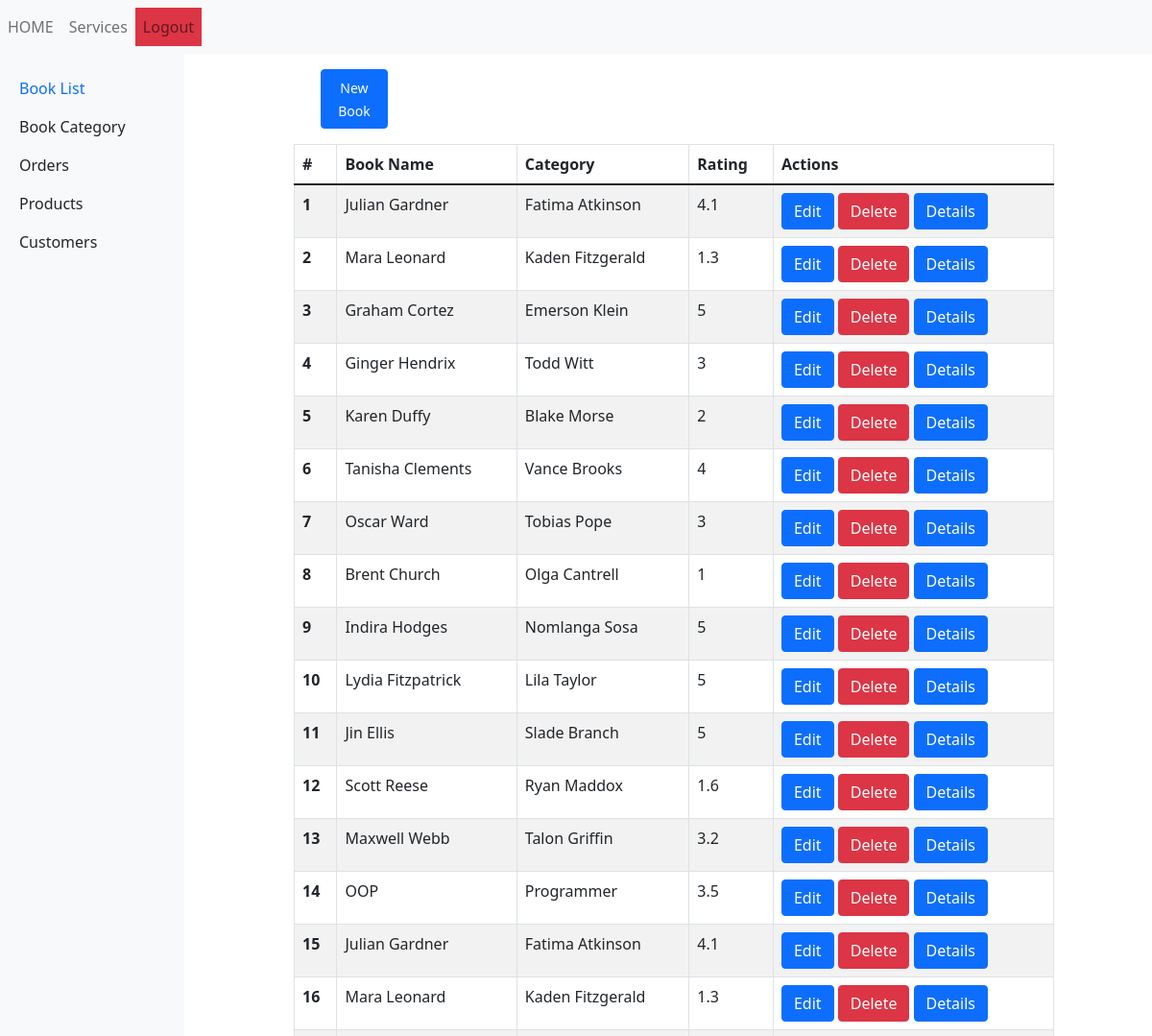
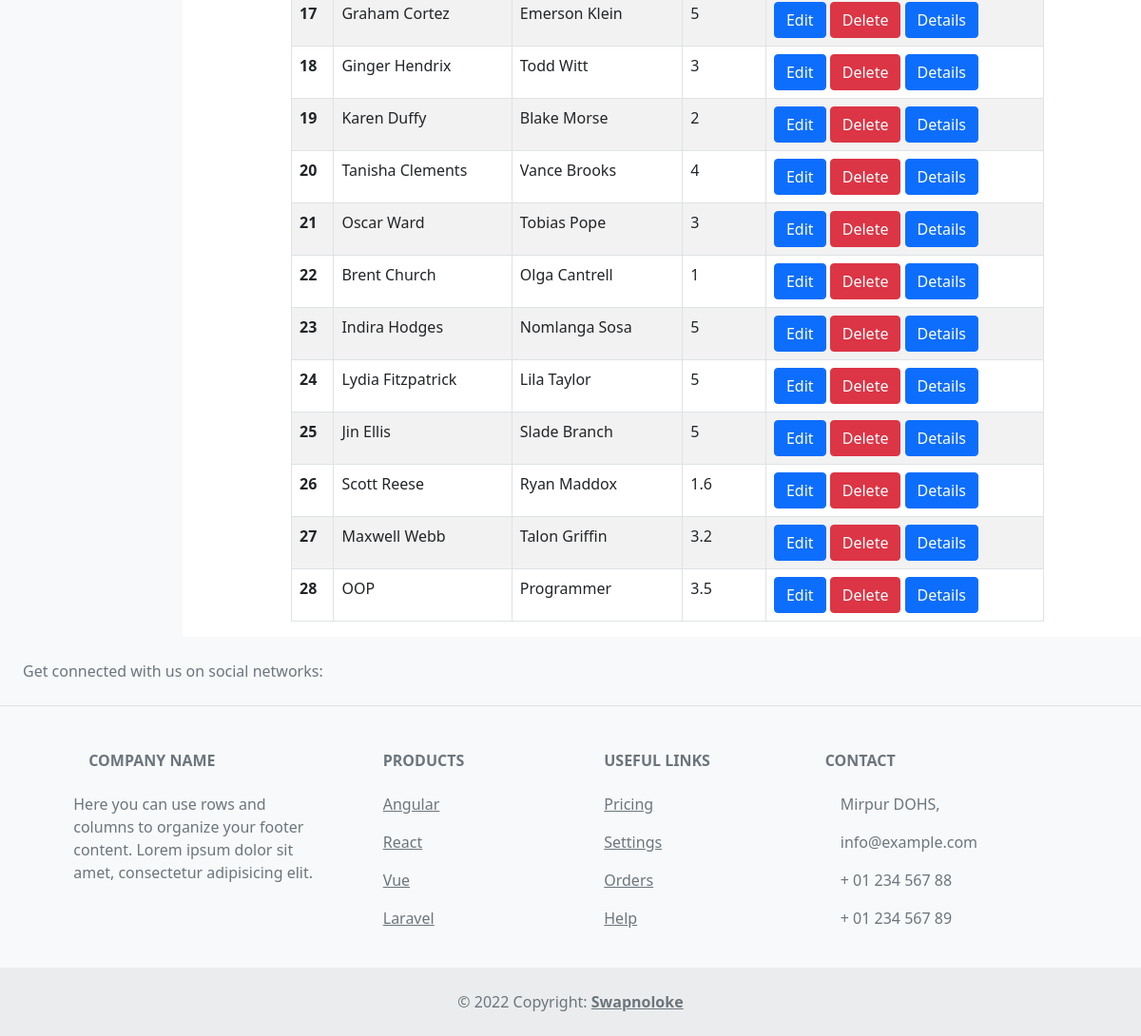
/officeFile/index.php, run on the app's committed database (2 pictures, top to bottom).
### tables this page shows
CREATE TABLE `books` (
  `id` int(12) UNSIGNED NOT NULL,
  `name` varchar(255) NOT NULL,
  `author` varchar(255) NOT NULL,
  `rating` varchar(255) DEFAULT NULL,
  `publish_date` date DEFAULT current_timestamp(),
  `details` varchar(255) DEFAULT NULL,
  `user_id` int(12) DEFAULT NULL,
  `category_id` int(12) DEFAULT NULL
);

### officeFile/classes/Book.php (called while the page is built, shortened)
<?php
require_once 'Database.php';
class Book {
    private $conn;
    public function __construct() {
        $this->conn = new Database();
    }
    function index($col, $table) {
        $result = $this->conn->select($col, $table);
        return $result;
    }
}

### officeFile/classes/Database.php (called while the page is built, shortened)
<?php
class Database {
    private $host = "localhost";
    private $user = "root";
    private $password = "";
    private $dbName = "tuhin";
    protected $conn;
    public function __construct() {
        $this->conn = new mysqli($this->host, $this->user, $this->password, $this->dbName);
    }
    function select($colmns = ['columnName1', 'columnName2'], $table, $where = ["key" => 'value']) {
        $colmns = $this->getCol($colmns);
        $where = $this->checkWhere($where);
        $sql = "SELECT " . $colmns . " FROM " . $table.$where;
        $result = $this->conn->query($sql);
        return $result;
    }
    private function getCol($colmns) {
        if (!empty($colmns)) {
            if (is_array($colmns) && $colmns !== ['columnName1', 'columnName2']) {
                $sql = implode(",", $colmns);
                return $sql;
            } else {
                return "*";
            }
        } else {
            return '*';
        }
    }
    private function checkWhere($where)
    {
        if (!empty($where) && is_array($where) && $where !== ["key" => 'value']) {
            $sql = " WHERE ";
            $count = 1;
            foreach ($where as $key => $value) {
                if ($count == count($where)) {
                    $sql .= $key . " = '" . $value . "'";
                } else {
                    $sql .= $key . " = '" . $value . "' AND ";
                }
                $count++;
            }
            return $sql;
        } else {
            return '';
        }
    }
}

### officeFile/index.php (the view, shortened to what this page needs)
<?php
require_once './views/layout/header.php';
require_once './classes/Book.php';
$objbook = new Book();
$books = $objbook->index("*", 'books');
?>
<div class="row m-3">
    <div class="col-7">
        <a href="addbooks.php" class="btn btn-primary float-right col-2"><small>New Book</small></a>
    </div>
</div>
<table class="table table-striped table-bordered nowrap text-left" id="bookTable">
    <thead>
        <tr>
            <th>#</th>
            <th>Book Name</th>
            <th>Category</th>
            <th>Rating</th>
            <th>Actions</th>
        </tr>
    </thead>
    <tbody>
        <?php foreach ($books as $key => $book) { ?>
            <tr>
                <th><?= ++$key; ?></th>
                <td><?= $book['name'] ?> </td>
                <td><?= $book['author'] ?> </td>
                <td>
                    <?= $book['rating']
                    ?>
                </td>
                <td>
                    <a href="<?php echo 'bookedit.php?id=' . $book['id'] ?>"class="btn btn-primary col">Edit</a>
                    <a href="<?php echo 'bookdelete.php?id=' . $book['id'] ?>" class="btn btn-danger col">Delete</a>
                    <button type="button" onclick="myfunc(this)" value="<?= $book['id'] ?>" class="btn btn-primary" data-bs-toggle="modal" data-bs-target="#exampleModal">
                        Details
                    </button>
                </td>
            </tr>
        <?php } ?>
    </tbody>
</table>
<?php
require_once './Views/layout/footer.php';
?>

### officeFile/views/layout/header.php (shortened to what this page needs)
<!DOCTYPE html>
<html lang="en">
    <head>
        <link href="https://cdn.jsdelivr.net/npm/bootstrap@5.1.3/dist/css/bootstrap.min.css" rel="stylesheet">
        <link href="https://cdn.datatables.net/1.11.3/css/jquery.dataTables.min.css" rel="stylesheet">
    </head>
    <body >
        <div>
            <div class="row">
                <div class="navbar navbar-expand-lg navbar-light bg-light">
                    <div class="collapse navbar-collapse ">
                        <ul class="navbar-nav mr-auto">
                            <li class="crumb nav-item"><a class="nav-link" href="index.php">HOME </a></li>
                            <li class="crumb"><a class="nav-link" href="">Services </a></li>
                            <li class="crumb main_logout">
                                <a class="nav-link float-left btn-danger" href="logout.php">Logout</a>
                            </li>
                        </ul>
                    </div>
                </div>
                <div class="container">
                    <div class="row">
                        <div class="d-flex flex-column flex-shrink-0 p-3 bg-light col-2">
                            <ul class="nav nav-pills flex-column mb-auto">
                                <li class="nav-item">
                                    <a href="/crudoop/views/book/index.php" class="nav-link" aria-current="page">
                                        Book List
                                    </a>
                                </li>
                                <li>
                                    <a href="category.php" class="nav-link link-dark">
                                        Book Category
                                    </a>
                                </li>
                                <li>
                                    <a href="#" class="nav-link link-dark">
                                        Orders
                                    </a>
                                </li>
                                <li>
                                    <a href="#" class="nav-link link-dark">
                                        Products
                                    </a>
                                </li>
                                <li>
                                    <a href="#" class="nav-link link-dark">
                                        Customers
                                    </a>
                                </li>
                            </ul>
                        </div>
                        <div class="col-8 mx-auto">

### officeFile/views/layout/footer.php (shortened to what this page needs)
</div>
</div>
</div>
<footer class="text-center text-lg-start bg-light text-muted">
  <section
    class="d-flex justify-content-center justify-content-lg-between p-4 border-bottom"
  >
    <div class="me-5 d-none d-lg-block">
      <span>Get connected with us on social networks:</span>
    </div>
    <div>
    </div>
  </section>
  <section class="">
    <div class="container text-center text-md-start mt-5">
      <div class="row mt-3">
        <div class="col-md-3 col-lg-4 col-xl-3 mx-auto mb-4">
          <h6 class="text-uppercase fw-bold mb-4">
            <i class="fas fa-gem me-3"></i>Company name
          </h6>
          <p>
            Here you can use rows and columns to organize your footer content. Lorem ipsum
            dolor sit amet, consectetur adipisicing elit.
          </p>
        </div>
        <div class="col-md-2 col-lg-2 col-xl-2 mx-auto mb-4">
          <h6 class="text-uppercase fw-bold mb-4">
            Products
          </h6>
          <p>
            <a href="#!" class="text-reset">Angular</a>
          </p>
          <p>
            <a href="#!" class="text-reset">React</a>
          </p>
          <p>
            <a href="#!" class="text-reset">Vue</a>
          </p>
          <p>
            <a href="#!" class="text-reset">Laravel</a>
          </p>
        </div>
        <div class="col-md-3 col-lg-2 col-xl-2 mx-auto mb-4">
          <h6 class="text-uppercase fw-bold mb-4">
            Useful links
          </h6>
          <p>
            <a href="#!" class="text-reset">Pricing</a>
          </p>
          <p>
            <a href="#!" class="text-reset">Settings</a>
          </p>
          <p>
            <a href="#!" class="text-reset">Orders</a>
          </p>
          <p>
            <a href="#!" class="text-reset">Help</a>
          </p>
        </div>
        <div class="col-md-4 col-lg-3 col-xl-3 mx-auto mb-md-0 mb-4">
          <h6 class="text-uppercase fw-bold mb-4">
            Contact
          </h6>
          <p><i class="fas fa-home me-3"></i> Mirpur DOHS, </p>
          <p>
            info@example.com
          </p>
          <p><i class="fas fa-phone me-3"></i> + 01 234 567 88</p>
          <p><i class="fas fa-print me-3"></i> + 01 234 567 89</p>
        </div>
      </div>
    </div>
  </section>
  <div class="text-center p-4" style="background-color: rgba(0, 0, 0, 0.05);">
    © <?=date('Y')?> Copyright:
    <a class="text-reset fw-bold" href="https://www.swapnoloke.com/">Swapnoloke</a>
  </div>
</footer>
</div>
</div>
</body>
</html>

### data on the page
books: name "Julian Gardner", author "Fatima Atkinson", rating "4.1", $book['id'] 6 (drawn)
books: name "Mara Leonard", author "Kaden Fitzgerald", rating "1.3", $book['id'] 11 (drawn)
books: name "Graham Cortez", author "Emerson Klein", rating "5", $book['id'] 13 (drawn)
books: name "Ginger Hendrix", author "Todd Witt", rating "3", $book['id'] 14 (drawn)
books: name "Karen Duffy", author "Blake Morse", rating "2", $book['id'] 15 (drawn)
books: name "Tanisha Clements", author "Vance Brooks", rating "4", $book['id'] 16 (drawn)
books: name "Oscar Ward", author "Tobias Pope", rating "3", $book['id'] 17 (drawn)
books: name "Brent Church", author "Olga Cantrell", rating "1", $book['id'] 18 (drawn)
books: name "Indira Hodges", author "Nomlanga Sosa", rating "5", $book['id'] 19 (drawn)
books: name "Lydia Fitzpatrick", author "Lila Taylor", rating "5", $book['id'] 21 (drawn)
books: name "Jin Ellis", author "Slade Branch", rating "5", $book['id'] 22 (drawn)
books: name "Scott Reese", author "Ryan Maddox", rating "1.6", $book['id'] 23 (drawn)
books: name "Maxwell Webb", author "Talon Griffin", rating "3.2", $book['id'] 24 (drawn)
books: name "OOP", author "Programmer", rating "3.5", $book['id'] 32 (drawn)
books: name "Julian Gardner", author "Fatima Atkinson", rating "4.1", $book['id'] 33 (drawn)
books: name "Mara Leonard", author "Kaden Fitzgerald", rating "1.3", $book['id'] 34 (drawn)
books: name "Graham Cortez", author "Emerson Klein", rating "5", $book['id'] 35 (drawn)
books: name "Ginger Hendrix", author "Todd Witt", rating "3", $book['id'] 36 (drawn)
books: name "Karen Duffy", author "Blake Morse", rating "2", $book['id'] 37 (drawn)
books: name "Tanisha Clements", author "Vance Brooks", rating "4", $book['id'] 38 (drawn)
books: name "Oscar Ward", author "Tobias Pope", rating "3", $book['id'] 39 (drawn)
books: name "Brent Church", author "Olga Cantrell", rating "1", $book['id'] 40 (drawn)
books: name "Indira Hodges", author "Nomlanga Sosa", rating "5", $book['id'] 41 (drawn)
books: name "Lydia Fitzpatrick", author "Lila Taylor", rating "5", $book['id'] 42 (drawn)
books: name "Jin Ellis", author "Slade Branch", rating "5", $book['id'] 43 (drawn)
books: name "Scott Reese", author "Ryan Maddox", rating "1.6", $book['id'] 44 (drawn)
books: name "Maxwell Webb", author "Talon Griffin", rating "3.2", $book['id'] 45 (drawn)
books: name "OOP", author "Programmer", rating "3.5", $book['id'] 46 (drawn)
